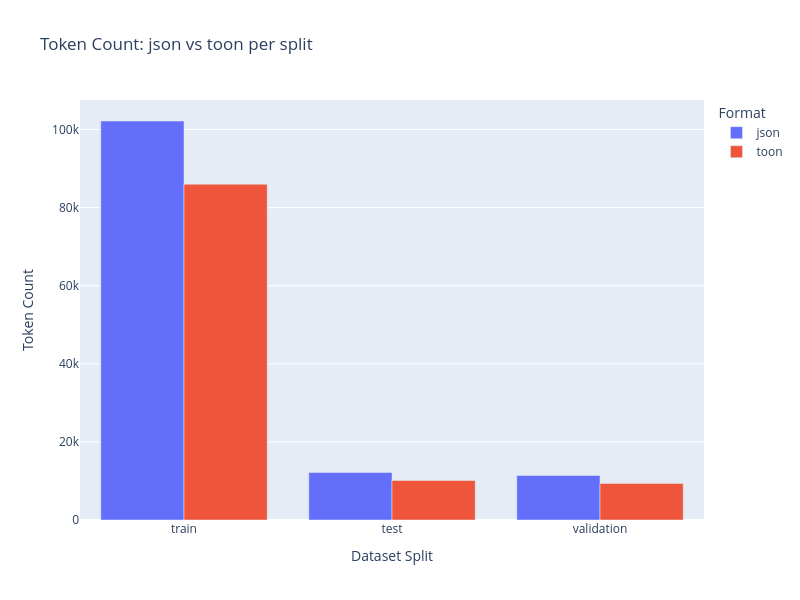

The notebook cell this image was saved under:
### Code cell
import plotly.express as px
import pandas as pd

splits = ['train', 'test', 'validation']
json_vals = [token_results[f"{split}_json_tokens"] for split in splits]
toon_vals = [token_results[f"{split}_toon_tokens"] for split in splits]

# Prepare data in long format for Plotly Express
df = pd.DataFrame({
    'split': splits * 2,
    'tokens': json_vals + toon_vals,
    'format': ['json'] * len(splits) + ['toon'] * len(splits)
})

fig = px.bar(
    df,
    x="split",
    y="tokens",
    color="format",
    barmode="group",
    labels={"tokens": "Token Count", "split": "Dataset Split", "format": "Format"},
    title="Token Count: json vs toon per split"
)
fig.update_layout(width=800, height=600)
fig.show()

### Figure 1 — Plotly figure (JSON) as saved in the notebook; plotly's stock layout.template omitted (floating-point values rounded to 4 significant figures)
{"data": [{"alignmentgroup": "True", "hovertemplate": "Format=json<br>Dataset Split=%{x}<br>Token Count=%{y}<extra></extra>", "legendgroup": "json", "marker": {"color": "#636efa", "pattern": {"shape": ""}}, "name": "json", "offsetgroup": "json", "orientation": "v", "showlegend": true, "textposition": "auto", "type": "bar", "x": ["train", "test", "validation"], "xaxis": "x", "y": [102191, 12143, 11405], "yaxis": "y"}, {"alignmentgroup": "True", "hovertemplate": "Format=toon<br>Dataset Split=%{x}<br>Token Count=%{y}<extra></extra>", "legendgroup": "toon", "marker": {"color": "#EF553B", "pattern": {"shape": ""}}, "name": "toon", "offsetgroup": "toon", "orientation": "v", "showlegend": true, "textposition": "auto", "type": "bar", "x": ["train", "test", "validation"], "xaxis": "x", "y": [86001, 10114, 9376], "yaxis": "y"}], "layout": {"barmode": "group", "height": 600, "legend": {"title": {"text": "Format"}, "tracegroupgap": 0}, "title": {"text": "Token Count: json vs toon per split"}, "width": 800, "xaxis": {"anchor": "y", "domain": [0, 1], "title": {"text": "Dataset Split"}}, "yaxis": {"anchor": "x", "domain": [0, 1], "title": {"text": "Token Count"}}}}
